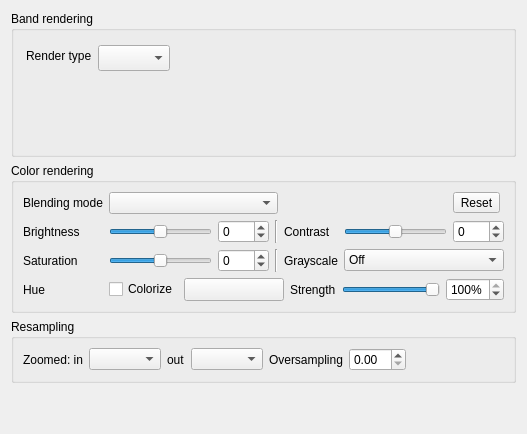
             <widget class="QWidget" name="scrollAreaWidgetContents_5">
              <property name="geometry">
               <rect>
                <x>0</x>
                <y>0</y>
                <width>527</width>
                <height>434</height>
               </rect>
              </property>
              <layout class="QVBoxLayout" name="verticalLayout_7">
               <item>
                <widget class="QgsCollapsibleGroupBox" name="mBandRenderingGrpBx">
                 <property name="sizePolicy">
                  <sizepolicy hsizetype="Preferred" vsizetype="Preferred">
                   <horstretch>0</horstretch>
                   <verstretch>5</verstretch>
                  </sizepolicy>
                 </property>
                 <property name="title">
                  <string>Band rendering</string>
                 </property>
                 <property name="syncGroup">
                  <string notr="true">rasterstyle</string>
                 </property>
                 <layout class="QVBoxLayout" name="verticalLayout_22">
                  <property name="leftMargin">
                   <number>0</number>
                  </property>
                  <property name="topMargin">
                   <number>12</number>
                  </property>
                  <property name="rightMargin">
                   <number>0</number>
                  </property>
                  <property name="bottomMargin">
                   <number>0</number>
                  </property>
                  <item>
                   <layout class="QHBoxLayout" name="horizontalLayout_5">
                    <property name="leftMargin">
                     <number>12</number>
                    </property>
                    <item>
                     <widget class="QLabel" name="mRenderTypeLabel">
                      <property name="sizePolicy">
                       <sizepolicy hsizetype="Minimum" vsizetype="Fixed">
                        <horstretch>0</horstretch>
                        <verstretch>0</verstretch>
                       </sizepolicy>
                      </property>
                      <property name="maximumSize">
                       <size>
                        <width>32767</width>
                        <height>22</height>
                       </size>
                      </property>
                      <property name="text">
                       <string>Render type</string>
                      </property>
                     </widget>
                    </item>
                    <item>
                     <widget class="QComboBox" name="mRenderTypeComboBox">
                      <property name="sizePolicy">
                       <sizepolicy hsizetype="Preferred" vsizetype="Fixed">
                        <horstretch>0</horstretch>
                        <verstretch>0</verstretch>
                       </sizepolicy>
                      </property>
                      <property name="minimumSize">
                       <size>
                        <width>0</width>
                        <height>26</height>
                       </size>
                      </property>
                      <property name="maximumSize">
                       <size>
                        <width>32767</width>
                        <height>22</height>
                       </size>
                      </property>
                     </widget>
                    </item>
                    <item>
                     <spacer name="horizontalSpacer">
                      <property name="orientation">
                       <enum>Qt::Horizontal</enum>
                      </property>
                      <property name="sizeHint" stdset="0">
                       <size>
                        <width>0</width>
                        <height>10</height>
                       </size>
                      </property>
                     </spacer>
                    </item>
                   </layout>
                  </item>
                  <item>
                   <widget class="QStackedWidget" name="mRendererStackedWidget"/>
                  </item>
                 </layout>
                </widget>
               </item>
               <item>
                <widget class="QgsCollapsibleGroupBox" name="mColorRenderingGrpBox">
                 <property name="title">
                  <string>Color rendering</string>
                 </property>
                 <property name="collapsed">
                  <bool>false</bool>
                 </property>
                 <property name="syncGroup">
                  <string notr="true">rasterstyle</string>
                 </property>
                 <property name="saveCollapsedState">
                  <bool>true</bool>
                 </property>
                 <layout class="QGridLayout" name="gridLayout_2">
                  <item row="2" column="0">
                   <widget class="QLabel" name="labelSaturation">
                    <property name="text">
                     <string>Saturation</string>
                    </property>
                   </widget>
                  </item>
                  <item row="3" column="0">
                   <widget class="QLabel" name="label_3">
                    <property name="text">
                     <string>Hue</string>
                    </property>
                   </widget>
                  </item>
                  <item row="2" column="1">
                   <widget class="QSlider" name="sliderSaturation">
                    <property name="sizePolicy">
                     <sizepolicy hsizetype="Expanding" vsizetype="Fixed">
                      <horstretch>0</horstretch>
                      <verstretch>0</verstretch>
                     </sizepolicy>
                    </property>
                    <property name="minimumSize">
                     <size>
                      <width>75</width>
                      <height>0</height>
                     </size>
                    </property>
                    <property name="minimum">
                     <number>-100</number>
                    </property>
                    <property name="maximum">
                     <number>100</number>
                    </property>
                    <property name="orientation">
                     <enum>Qt::Horizontal</enum>
                    </property>
                   </widget>
                  </item>
                  <item row="0" column="0">
                   <widget class="QLabel" name="mBlendTypeLabel">
                    <property name="text">
                     <string>Blending mode</string>
                    </property>
                   </widget>
                  </item>
                  <item row="1" column="0">
                   <widget class="QLabel" name="label_2">
                    <property name="text">
                     <string>Brightness</string>
                    </property>
                   </widget>
                  </item>
                  <item row="1" column="1">
                   <widget class="QSlider" name="mSliderBrightness">
                    <property name="minimumSize">
                     <size>
                      <width>75</width>
                      <height>0</height>
                     </size>
                    </property>
                    <property name="minimum">
                     <number>-255</number>
                    </property>
                    <property name="maximum">
                     <number>255</number>
                    </property>
                    <property name="orientation">
                     <enum>Qt::Horizontal</enum>
                    </property>
                    <property name="tickPosition">
                     <enum>QSlider::NoTicks</enum>
                    </property>
                    <property name="tickInterval">
                     <number>0</number>
                    </property>
                   </widget>
                  </item>
                  <item row="1" column="2">
                   <widget class="QSpinBox" name="mBrightnessSpinBox">
                    <property name="minimum">
                     <number>-255</number>
                    </property>
                    <property name="maximum">
                     <number>255</number>
                    </property>
                   </widget>
                  </item>
                  <item row="1" column="5">
                   <widget class="QSlider" name="mSliderContrast">
                    <property name="minimumSize">
                     <size>
                      <width>75</width>
                      <height>0</height>
                     </size>
                    </property>
                    <property name="minimum">
                     <number>-100</number>
                    </property>
                    <property name="maximum">
                     <number>100</number>
                    </property>
                    <property name="singleStep">
                     <number>1</number>
                    </property>
                    <property name="orientation">
                     <enum>Qt::Horizontal</enum>
                    </property>
                   </widget>
                  </item>
                  <item row="1" column="4">
                   <widget class="QLabel" name="label_5">
                    <property name="text">
                     <string>Contrast</string>
                    </property>
                   </widget>
                  </item>
                  <item row="1" column="6">
                   <widget class="QSpinBox" name="mContrastSpinBox">
                    <property name="minimum">
                     <number>-100</number>
                    </property>
                    <property name="maximum">
                     <number>100</number>
                    </property>
                   </widget>
                  </item>
                  <item row="2" column="3">
                   <widget class="Line" name="line_2">
                    <property name="orientation">
                     <enum>Qt::Vertical</enum>
                    </property>
                   </widget>
                  </item>
                  <item row="1" column="3">
                   <widget class="Line" name="line">
                    <property name="orientation">
                     <enum>Qt::Vertical</enum>
                    </property>
                   </widget>
                  </item>
                  <item row="2" column="4">
                   <widget class="QLabel" name="labelGrayscale">
                    <property name="text">
                     <string>Grayscale</string>
                    </property>
                   </widget>
                  </item>
                  <item row="2" column="2">
                   <widget class="QSpinBox" name="spinBoxSaturation">
                    <property name="minimum">
                     <number>-100</number>
                    </property>
                    <property name="maximum">
                     <number>100</number>
                    </property>
                    <property name="value">
                     <number>0</number>
                    </property>
                    <property name="decimals" stdset="0">
                     <number>0</number>
                    </property>
                   </widget>
                  </item>
                  <item row="3" column="1" colspan="6">
                   <layout class="QHBoxLayout" name="horizontalLayout_12">
                    <item>
                     <widget class="QCheckBox" name="mColorizeCheck">
                      <property name="text">
                       <string>Colorize</string>
                      </property>
                     </widget>
                    </item>
                    <item>
                     <widget class="QgsColorButton" name="btnColorizeColor">
                      <property name="minimumSize">
                       <size>
                        <width>100</width>
                        <height>0</height>
                       </size>
                      </property>
                      <property name="maximumSize">
                       <size>
                        <width>100</width>
                        <height>16777215</height>
                       </size>
                      </property>
                      <property name="text">
                       <string/>
                      </property>
                     </widget>
                    </item>
                    <item>
                     <widget class="QLabel" name="labelColorizeStrength">
                      <property name="text">
                       <string>Strength</string>
                      </property>
                     </widget>
                    </item>
                    <item>
                     <widget class="QSlider" name="sliderColorizeStrength">
                      <property name="maximum">
                       <number>100</number>
                      </property>
                      <property name="value">
                       <number>100</number>
                      </property>
                      <property name="orientation">
                       <enum>Qt::Horizontal</enum>
                      </property>
                     </widget>
                    </item>
                    <item>
                     <widget class="QSpinBox" name="spinColorizeStrength">
                      <property name="suffix">
                       <string>%</string>
                      </property>
                      <property name="minimum">
                       <number>0</number>
                      </property>
                      <property name="maximum">
                       <number>100</number>
                      </property>
                      <property name="value">
                       <number>100</number>
                      </property>
                     </widget>
                    </item>
                   </layout>
                  </item>
                  <item row="0" column="1" colspan="3">
                   <widget class="QgsBlendModeComboBox" name="mBlendModeComboBox">
                    <property name="minimumSize">
                     <size>
                      <width>0</width>
                      <height>0</height>
                     </size>
                    </property>
                   </widget>
                  </item>
                  <item row="0" column="6">
                   <widget class="QToolButton" name="mResetColorRenderingBtn">
                    <property name="toolTip">
                     <string>Reset all color rendering options to default</string>
                    </property>
                    <property name="text">
                     <string>Reset</string>
                    </property>
                    <property name="icon">
                     <iconset resource="../../../../QGIS/images/images.qrc">
                      <normaloff>:/images/themes/default/mActionUndo.svg</normaloff>:/images/themes/default/mActionUndo.svg</iconset>
                    </property>
                    <property name="toolButtonStyle">
                     <enum>Qt::ToolButtonTextBesideIcon</enum>
                    </property>
                   </widget>
                  </item>
                  <item row="2" column="5" colspan="2">
                   <widget class="QComboBox" name="comboGrayscale">
                    <item>
                     <property name="text">
                      <string>Off</string>
                     </property>
                    </item>
                    <item>
                     <property name="text">
                      <string>By lightness</string>
                     </property>
                    </item>
                    <item>
                     <property name="text">
                      <string>By luminosity</string>
                     </property>
                    </item>
                    <item>
                     <property name="text">
                      <string>By average</string>
                     </property>
                    </item>
                   </widget>
                  </item>
                 </layout>
                </widget>
               </item>
               <item>
                <widget class="QgsCollapsibleGroupBox" name="mResamplingGroupBox">
                 <property name="title">
                  <string>Resampling</string>
                 </property>
                 <property name="checkable">
                  <bool>false</bool>
                 </property>
                 <property name="collapsed">
                  <bool>false</bool>
                 </property>
                 <property name="syncGroup">
                  <string notr="true">rasterstyle</string>
                 </property>
                 <property name="saveCollapsedState">
                  <bool>true</bool>
                 </property>
                 <layout class="QHBoxLayout" name="horizontalLayout_2">
                  <item>
                   <widget class="QLabel" name="mZoomedInResamplingLabel">
                    <property name="text">
                     <string>Zoomed: in</string>
                    </property>
                   </widget>
                  </item>
                  <item>
                   <widget class="QComboBox" name="mZoomedInResamplingComboBox"/>
                  </item>
                  <item>
                   <widget class="QLabel" name="mZoomedOutResamplingLabel">
                    <property name="text">
                     <string>out</string>
                    </property>
                   </widget>
                  </item>
                  <item>
                   <widget class="QComboBox" name="mZoomedOutResamplingComboBox"/>
                  </item>
                  <item>
                   <widget class="QLabel" name="mMaximumOversamplingLabel">
                    <property name="text">
                     <string>Oversampling</string>
                    </property>
                   </widget>
                  </item>
                  <item>
                   <widget class="QDoubleSpinBox" name="mMaximumOversamplingSpinBox"/>
                  </item>
                  <item>
                   <spacer name="horizontalSpacer_2">
                    <property name="orientation">
                     <enum>Qt::Horizontal</enum>
                    </property>
                    <property name="sizeHint" stdset="0">
                     <size>
                      <width>0</width>
                      <height>20</height>
                     </size>
                    </property>
                   </spacer>
                  </item>
                 </layout>
                </widget>
               </item>
               <item>
                <spacer name="verticalSpacer_2">
                 <property name="orientation">
                  <enum>Qt::Vertical</enum>
                 </property>
                 <property name="sizeHint" stdset="0">
                  <size>
                   <width>20</width>
                   <height>40</height>
                  </size>
                 </property>
                </spacer>
               </item>
              </layout>
             </widget>
